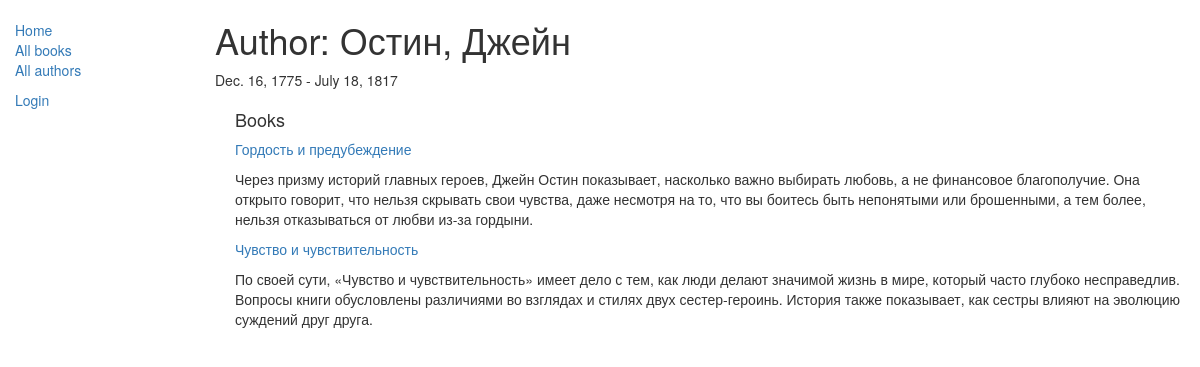
The app's page /catalog/author/1 with its own data.
### catalog/models.py (models this page shows, shortened)
class Author(models.Model):
    first_name = models.CharField(max_length=100)
    last_name = models.CharField(max_length=100)
    date_of_birth = models.DateField(null=True, blank=True)
    date_of_death = models.DateField('Died', null=True, blank=True)
    class Meta:
        ordering = ['last_name']

class Book(models.Model):
    title = models.CharField(max_length=200)
    author = models.ForeignKey('Author', on_delete=models.SET_NULL, null=True)
    summary = models.TextField(max_length=1000, help_text="Enter a brief description of the book")
    isbn = models.CharField('ISBN', max_length=13,
                            unique=True,
                            help_text='13 Character <a href="https://www.isbn-international.org/content/what-isbn'
                                      '">ISBN number</a>')
    genre = models.ManyToManyField(Genre, help_text="Select a genre for this book")
    language = models.ForeignKey('Language', on_delete=models.SET_NULL, null=True)
    class Meta:
        ordering = ['title', 'author']
    def display_genre(self):
        return ', '.join([ genre.name for genre in self.genre.all()[:3] ])
    display_genre.short_description = 'Genre'

### catalog/views.py (the view)
# urls.py: re_path(r'^author/(?P<pk>\d+)$', views.AuthorDetailView.as_view(), name='author-detail'),
class AuthorDetailView(generic.DetailView):
    model = Author

### catalog/templates/catalog/author_detail.html (shortened to what this page needs)
<!DOCTYPE html>
<html lang="en">
<head>
</head>
<body>
<!DOCTYPE html>
<html lang="en">
<head>
</head>
<body>
{% extends "base_generic.html" %}
{% block content %}
  <h1>Author: {{ author.last_name }}, {{ author.first_name }}</h1>
  <p>{{ author.date_of_birth }} - {{ author.date_of_death }}</p>
  <div style="margin-left:20px;margin-top:20px">
    <h4>Books</h4>
    {% for book in author.book_set.all %}
    <a href="{% url 'book-detail' book.pk %}"><p>{{ book.title }}</p></a>
    <p>{{ book.summary }}</p>
    {% endfor %}
  </div>
{% endblock %}

### records on screen
Author: last_name "Остин", first_name "Джейн", date_of_birth "Dec. 16, 1775", date_of_death "July 18, 1817"
Book: title "Гордость и предубеждение", summary "Через призму историй главных героев, Джейн Остин показывает, насколько важно выбирать любовь, а не финансовое благополучие. Она открыто говорит, что нельзя скрывать свои чувства, даже несмотря на то, что вы боитесь быть непонятыми или брошенными, а тем более, нельзя отказываться от любви из-за гордыни."
Book: title "Чувство и чувствительность", summary "По своей сути, «Чувство и чувствительность» имеет дело с тем, как люди делают значимой жизнь в мире, который часто глубоко несправедлив. Вопросы книги обусловлены различиями во взглядах и стилях двух сестер-героинь. История также показывает, как сестры влияют на эволюцию суждений друг друга."
